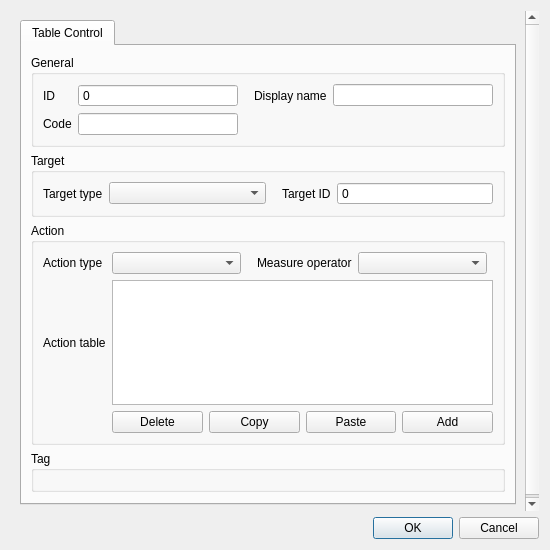
<?xml version="1.0" encoding="UTF-8"?>
<ui version="4.0">
 <class>Dialog</class>
 <widget class="QDialog" name="Dialog">
  <property name="geometry">
   <rect>
    <x>0</x>
    <y>0</y>
    <width>550</width>
    <height>550</height>
   </rect>
  </property>
  <property name="windowTitle">
   <string>Dialog</string>
  </property>
  <layout class="QGridLayout" name="gridLayout">
   <item row="0" column="0">
    <widget class="QScrollArea" name="scrollArea">
     <property name="frameShape">
      <enum>QFrame::NoFrame</enum>
     </property>
     <property name="widgetResizable">
      <bool>true</bool>
     </property>
     <widget class="QWidget" name="scrollAreaWidgetContents">
      <property name="geometry">
       <rect>
        <x>0</x>
        <y>0</y>
        <width>532</width>
        <height>503</height>
       </rect>
      </property>
      <layout class="QGridLayout" name="gridLayout_7">
       <item row="0" column="0">
        <widget class="QTabWidget" name="tabWidget">
         <property name="locale">
          <locale language="English" country="UnitedStates"/>
         </property>
         <property name="inputMethodHints">
          <set>Qt::ImhNone</set>
         </property>
         <property name="currentIndex">
          <number>0</number>
         </property>
         <widget class="QWidget" name="tab">
          <attribute name="title">
           <string>Table Control</string>
          </attribute>
          <layout class="QGridLayout" name="gridLayout_18">
           <item row="2" column="0">
            <widget class="QGroupBox" name="grp_action">
             <property name="locale">
              <locale language="English" country="UnitedStates"/>
             </property>
             <property name="inputMethodHints">
              <set>Qt::ImhNone</set>
             </property>
             <property name="title">
              <string>Action</string>
             </property>
             <layout class="QGridLayout" name="gridLayout_3">
              <item row="0" column="1">
               <widget class="QComboBox" name="action_type">
                <property name="sizePolicy">
                 <sizepolicy hsizetype="Expanding" vsizetype="Fixed">
                  <horstretch>0</horstretch>
                  <verstretch>0</verstretch>
                 </sizepolicy>
                </property>
               </widget>
              </item>
              <item row="0" column="2">
               <widget class="QLabel" name="label_4">
                <property name="text">
                 <string>Measure operator</string>
                </property>
                <property name="indent">
                 <number>10</number>
                </property>
               </widget>
              </item>
              <item row="2" column="1" colspan="4">
               <layout class="QHBoxLayout" name="horizontalLayout">
                <property name="bottomMargin">
                 <number>0</number>
                </property>
                <item>
                 <widget class="QPushButton" name="action_table_table_delete">
                  <property name="toolTip">
                   <string>Delete selected rows</string>
                  </property>
                  <property name="text">
                   <string>Delete</string>
                  </property>
                 </widget>
                </item>
                <item>
                 <widget class="QPushButton" name="action_table_table_copy">
                  <property name="text">
                   <string>Copy</string>
                  </property>
                 </widget>
                </item>
                <item>
                 <widget class="QPushButton" name="action_table_table_paste">
                  <property name="toolTip">
                   <string>Paste rows from clipboard</string>
                  </property>
                  <property name="text">
                   <string>Paste</string>
                  </property>
                 </widget>
                </item>
                <item>
                 <widget class="QPushButton" name="action_table_table_add">
                  <property name="toolTip">
                   <string>Add new row</string>
                  </property>
                  <property name="text">
                   <string>Add</string>
                  </property>
                 </widget>
                </item>
               </layout>
              </item>
              <item row="1" column="1" colspan="4">
               <widget class="QTableWidget" name="action_table_table">
                <property name="minimumSize">
                 <size>
                  <width>0</width>
                  <height>125</height>
                 </size>
                </property>
                <property name="font">
                 <font>
                  <pointsize>8</pointsize>
                 </font>
                </property>
                <property name="inputMethodHints">
                 <set>Qt::ImhDigitsOnly</set>
                </property>
                <property name="verticalScrollBarPolicy">
                 <enum>Qt::ScrollBarAsNeeded</enum>
                </property>
                <property name="sizeAdjustPolicy">
                 <enum>QAbstractScrollArea::AdjustToContents</enum>
                </property>
                <property name="selectionBehavior">
                 <enum>QAbstractItemView::SelectRows</enum>
                </property>
                <attribute name="horizontalHeaderStretchLastSection">
                 <bool>true</bool>
                </attribute>
                <attribute name="verticalHeaderDefaultSectionSize">
                 <number>23</number>
                </attribute>
               </widget>
              </item>
              <item row="0" column="0">
               <widget class="QLabel" name="label_5">
                <property name="locale">
                 <locale language="English" country="UnitedStates"/>
                </property>
                <property name="inputMethodHints">
                 <set>Qt::ImhNone</set>
                </property>
                <property name="text">
                 <string>Action type</string>
                </property>
                <property name="alignment">
                 <set>Qt::AlignLeading|Qt::AlignLeft|Qt::AlignVCenter</set>
                </property>
               </widget>
              </item>
              <item row="1" column="0">
               <widget class="QLabel" name="table_label">
                <property name="text">
                 <string>Action table</string>
                </property>
               </widget>
              </item>
              <item row="0" column="3">
               <widget class="QComboBox" name="measure_operator">
                <property name="sizePolicy">
                 <sizepolicy hsizetype="Expanding" vsizetype="Fixed">
                  <horstretch>0</horstretch>
                  <verstretch>0</verstretch>
                 </sizepolicy>
                </property>
               </widget>
              </item>
             </layout>
            </widget>
           </item>
           <item row="0" column="0">
            <widget class="QGroupBox" name="grp_general">
             <property name="enabled">
              <bool>true</bool>
             </property>
             <property name="locale">
              <locale language="English" country="UnitedStates"/>
             </property>
             <property name="title">
              <string>General</string>
             </property>
             <layout class="QGridLayout" name="gridLayout_2">
              <item row="0" column="1">
               <widget class="QSpinBox" name="id">
                <property name="locale">
                 <locale language="English" country="UnitedStates"/>
                </property>
                <property name="readOnly">
                 <bool>true</bool>
                </property>
                <property name="buttonSymbols">
                 <enum>QAbstractSpinBox::NoButtons</enum>
                </property>
                <property name="maximum">
                 <number>99999999</number>
                </property>
                <property name="showClearButton" stdset="0">
                 <bool>true</bool>
                </property>
                <property name="clearValue" stdset="0">
                 <bool>true</bool>
                </property>
                <property name="expressionsEnabled" stdset="0">
                 <bool>false</bool>
                </property>
               </widget>
              </item>
              <item row="1" column="0">
               <widget class="QLabel" name="label_3">
                <property name="locale">
                 <locale language="English" country="UnitedStates"/>
                </property>
                <property name="text">
                 <string>Code</string>
                </property>
                <property name="alignment">
                 <set>Qt::AlignLeading|Qt::AlignLeft|Qt::AlignVCenter</set>
                </property>
               </widget>
              </item>
              <item row="0" column="3">
               <widget class="QLineEdit" name="display_name">
                <property name="sizePolicy">
                 <sizepolicy hsizetype="Expanding" vsizetype="Fixed">
                  <horstretch>0</horstretch>
                  <verstretch>0</verstretch>
                 </sizepolicy>
                </property>
                <property name="locale">
                 <locale language="English" country="UnitedStates"/>
                </property>
                <property name="clearButtonEnabled">
                 <bool>true</bool>
                </property>
               </widget>
              </item>
              <item row="0" column="0">
               <widget class="QLabel" name="label">
                <property name="locale">
                 <locale language="English" country="UnitedStates"/>
                </property>
                <property name="text">
                 <string>ID</string>
                </property>
                <property name="alignment">
                 <set>Qt::AlignLeading|Qt::AlignLeft|Qt::AlignVCenter</set>
                </property>
               </widget>
              </item>
              <item row="0" column="2">
               <widget class="QLabel" name="label_2">
                <property name="locale">
                 <locale language="English" country="UnitedStates"/>
                </property>
                <property name="text">
                 <string>Display name</string>
                </property>
                <property name="alignment">
                 <set>Qt::AlignLeading|Qt::AlignLeft|Qt::AlignVCenter</set>
                </property>
                <property name="indent">
                 <number>10</number>
                </property>
               </widget>
              </item>
              <item row="1" column="1">
               <widget class="QLineEdit" name="code">
                <property name="sizePolicy">
                 <sizepolicy hsizetype="Expanding" vsizetype="Fixed">
                  <horstretch>0</horstretch>
                  <verstretch>0</verstretch>
                 </sizepolicy>
                </property>
                <property name="locale">
                 <locale language="English" country="UnitedStates"/>
                </property>
                <property name="clearButtonEnabled">
                 <bool>true</bool>
                </property>
               </widget>
              </item>
             </layout>
            </widget>
           </item>
           <item row="4" column="0">
            <widget class="QGroupBox" name="grp_tag">
             <property name="font">
              <font>
               <weight>50</weight>
               <bold>false</bold>
              </font>
             </property>
             <property name="title">
              <string>Tag</string>
             </property>
             <layout class="QGridLayout" name="gridLayout_16">
              <item row="0" column="0" colspan="2">
               <layout class="QHBoxLayout" name="tags_layout"/>
              </item>
             </layout>
            </widget>
           </item>
           <item row="5" column="0">
            <spacer name="verticalSpacer_3">
             <property name="orientation">
              <enum>Qt::Vertical</enum>
             </property>
             <property name="sizeHint" stdset="0">
              <size>
               <width>20</width>
               <height>40</height>
              </size>
             </property>
            </spacer>
           </item>
           <item row="1" column="0">
            <widget class="QGroupBox" name="grp_target">
             <property name="enabled">
              <bool>true</bool>
             </property>
             <property name="locale">
              <locale language="English" country="UnitedStates"/>
             </property>
             <property name="title">
              <string>Target</string>
             </property>
             <layout class="QGridLayout" name="gridLayout_4">
              <item row="0" column="0">
               <widget class="QLabel" name="label_16">
                <property name="locale">
                 <locale language="English" country="UnitedStates"/>
                </property>
                <property name="text">
                 <string>Target type</string>
                </property>
                <property name="alignment">
                 <set>Qt::AlignLeading|Qt::AlignLeft|Qt::AlignVCenter</set>
                </property>
                <property name="indent">
                 <number>-1</number>
                </property>
               </widget>
              </item>
              <item row="0" column="2">
               <widget class="QLabel" name="label_7">
                <property name="locale">
                 <locale language="English" country="UnitedStates"/>
                </property>
                <property name="text">
                 <string>Target ID</string>
                </property>
                <property name="alignment">
                 <set>Qt::AlignLeading|Qt::AlignLeft|Qt::AlignVCenter</set>
                </property>
                <property name="indent">
                 <number>10</number>
                </property>
               </widget>
              </item>
              <item row="0" column="3">
               <widget class="QSpinBox" name="target_id">
                <property name="sizePolicy">
                 <sizepolicy hsizetype="Expanding" vsizetype="Fixed">
                  <horstretch>0</horstretch>
                  <verstretch>0</verstretch>
                 </sizepolicy>
                </property>
                <property name="locale">
                 <locale language="English" country="UnitedStates"/>
                </property>
                <property name="readOnly">
                 <bool>true</bool>
                </property>
                <property name="buttonSymbols">
                 <enum>QAbstractSpinBox::NoButtons</enum>
                </property>
                <property name="maximum">
                 <number>999999999</number>
                </property>
                <property name="showClearButton" stdset="0">
                 <bool>true</bool>
                </property>
                <property name="clearValue" stdset="0">
                 <bool>true</bool>
                </property>
                <property name="expressionsEnabled" stdset="0">
                 <bool>false</bool>
                </property>
               </widget>
              </item>
              <item row="0" column="1">
               <widget class="QComboBox" name="target_type">
                <property name="sizePolicy">
                 <sizepolicy hsizetype="Expanding" vsizetype="Fixed">
                  <horstretch>0</horstretch>
                  <verstretch>0</verstretch>
                 </sizepolicy>
                </property>
               </widget>
              </item>
             </layout>
            </widget>
           </item>
          </layout>
         </widget>
        </widget>
       </item>
      </layout>
     </widget>
    </widget>
   </item>
   <item row="1" column="0">
    <widget class="QDialogButtonBox" name="buttonBox">
     <property name="standardButtons">
      <set>QDialogButtonBox::Cancel|QDialogButtonBox::Ok</set>
     </property>
    </widget>
   </item>
  </layout>
 </widget>
 <tabstops>
  <tabstop>scrollArea</tabstop>
  <tabstop>tabWidget</tabstop>
  <tabstop>id</tabstop>
  <tabstop>display_name</tabstop>
  <tabstop>code</tabstop>
  <tabstop>target_type</tabstop>
  <tabstop>target_id</tabstop>
  <tabstop>action_type</tabstop>
  <tabstop>measure_operator</tabstop>
  <tabstop>action_table_table</tabstop>
  <tabstop>action_table_table_delete</tabstop>
  <tabstop>action_table_table_copy</tabstop>
  <tabstop>action_table_table_paste</tabstop>
  <tabstop>action_table_table_add</tabstop>
 </tabstops>
 <resources/>
 <connections/>
</ui>
